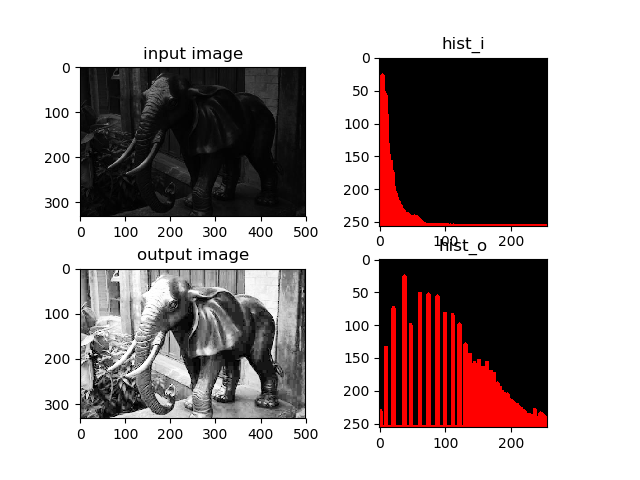

Recreate this plot in Python.
# -*- coding: utf-8 -*-
import cv2
import numpy as np
from matplotlib import pyplot as plt

def calcAndDrawHist(image, color):  
    hist= cv2.calcHist([image], [0], None, [256], [0.0,255.0])  
    minVal, maxVal, minLoc, maxLoc = cv2.minMaxLoc(hist)  
    histImg = np.zeros([256,256,3], np.uint8)  
    hpt = int(0.9* 256);  
      
    for h in range(256):  
        intensity = int(hist[h]*hpt/maxVal)  
        cv2.line(histImg,(h,256), (h,256-intensity), color,5)  
         
    return histImg; 

def imHist(image,channal):
	hist= cv2.calcHist([image], [0], None, [256], [0.0,255.0])
	S_cum=[]#np.zeros([1,5],np.uint8)
	for value in range(256):
		if value==0:
			tmp=(hist[value]*channal/image.size)
			S_cum.append(tmp)
		else:
			tmp=S_cum[-1]+(hist[value]*channal/image.size)
			S_cum.append(tmp)
	#S_cum_nor=S_cum/maxVal  unsuppoted		
	Img_histed = np.zeros(image.shape, np.uint8)
	for i in range(image.shape[0]):
		for j in range(image.shape[1]):
			Img_histed[i,j]=int(S_cum[image[i,j,1]]*256)
	return Img_histed 

pic = cv2.imread("D:\opencv\gray_elephant.jpg")
hist_i = calcAndDrawHist(pic,[255,0,0])
pic_o = imHist(pic,pic.shape[2])
hist_o = calcAndDrawHist(pic_o,[255,0,0])

plt.figure(1)
plt.subplot(2,2,1)
#cv2.imshow('pic',pic)
plt.imshow(pic)
plt.title('input image')
plt.subplot(2,2,2)
plt.imshow(hist_i)
plt.title('hist_i')
plt.subplot(2,2,3)
plt.imshow(pic_o)
plt.title('output image')
plt.subplot(2,2,4)
plt.imshow(hist_o)
plt.title('hist_o')
plt.show()
# cv2.imshow('pic',hist1)
# cv2.waitKey()
# cv2.destroyAllWindows()
# 直方图均衡化 即把图像像素点映射到累计分布直方图上
